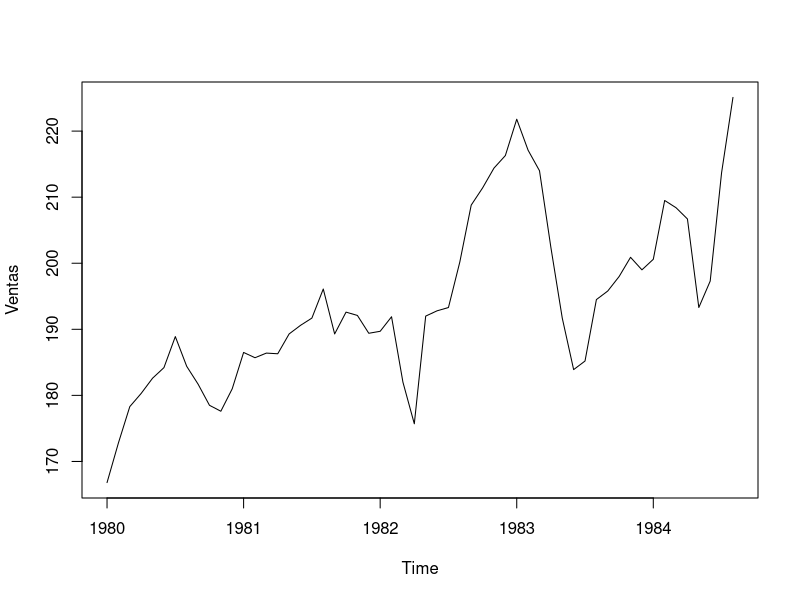
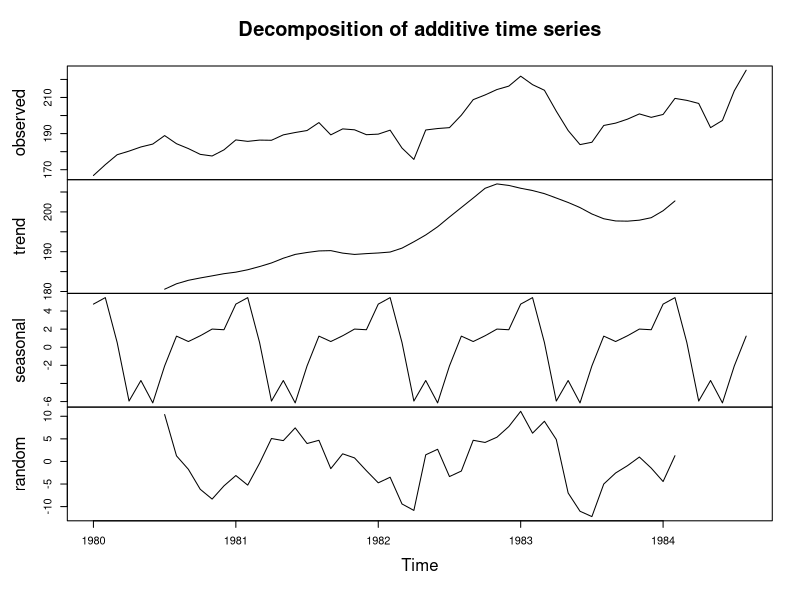
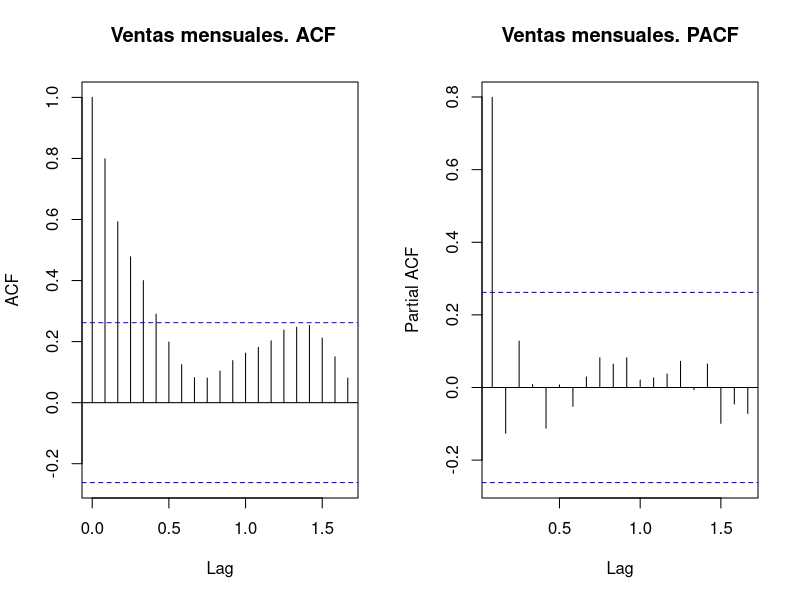
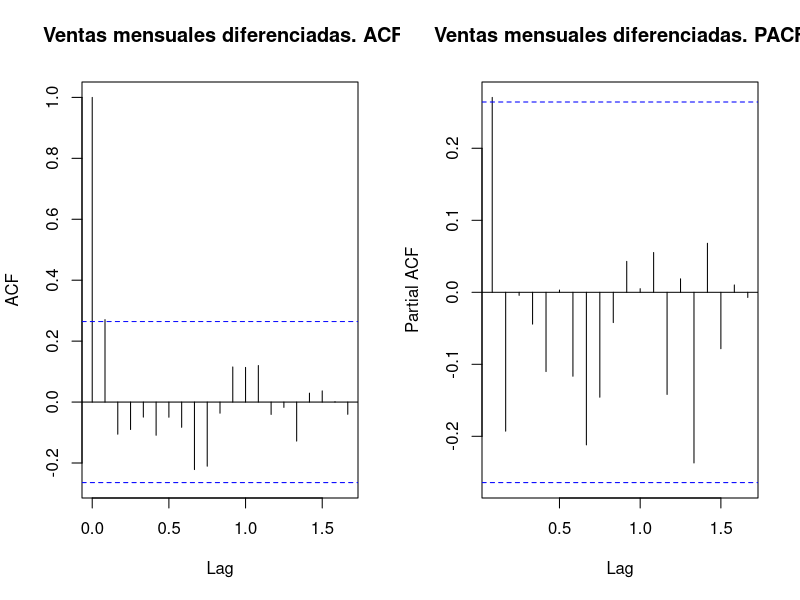
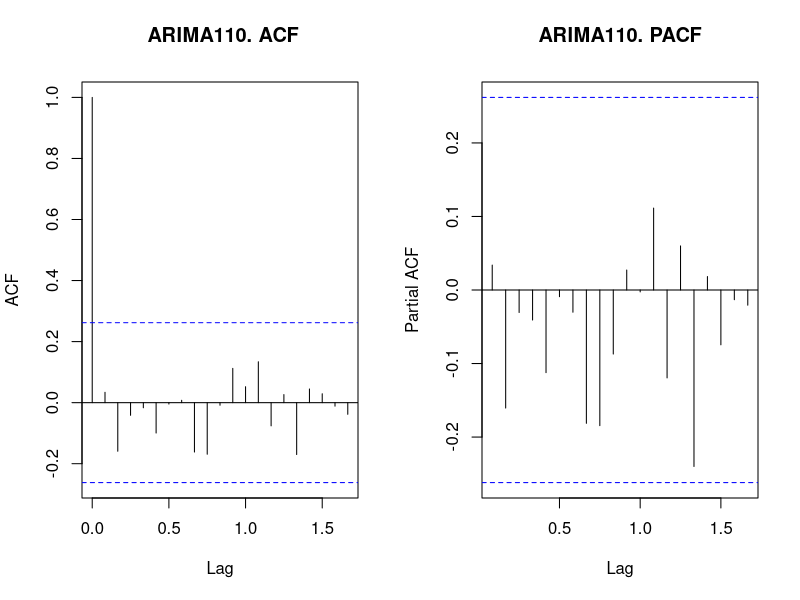
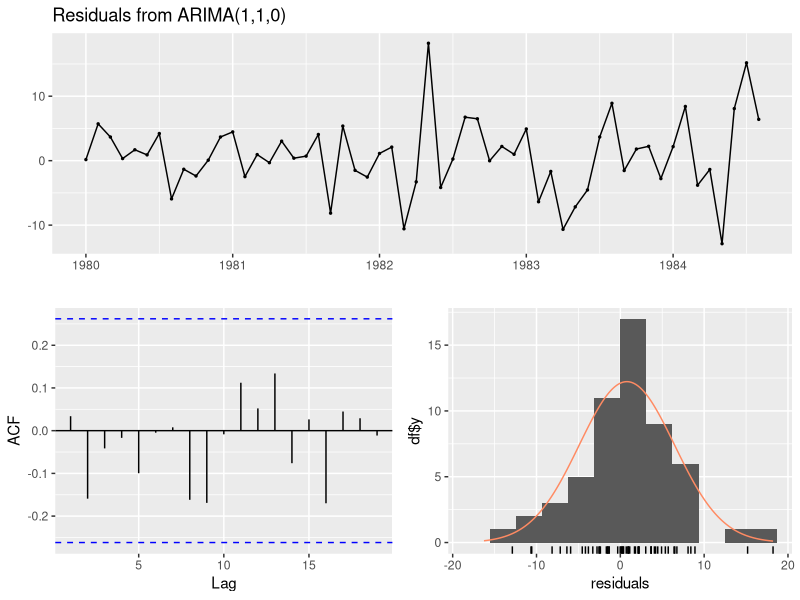

Recreate these plots in R, in order.
## ---- chunk 1

library(readxl)
ventas <- read_excel("class-5/Datos para ARIMA.xlsx", 
                               sheet = "ventas")
View(ventas)
#ventas <- read_excel("~/Desktop/Universidad/ECONOMETRIA 2020-2023/series de tiempo econometria/ventas.xlsx")
library(forecast)
library(datasets)
library(stats)
library(ggplot2)
library(tseries)
library(lmtest)
## ---- chunk 2
### ARIMA################
#Suponemos ventas mensuales
#Chequeamos estructura de los datos, modificamos a df y luego en series
str(ventas)
ventasdf<-data.frame(ventas)
str(ventasdf)
is.ts(ventasdf)
tsventas= ts(ventasdf, start = c(1980,1), frequency = 12)
## ---- chunk 3
is.ts(tsventas)
head(tsventas)
### GRAFICO DE LA SERIE, AFC Y PACF############
### recordar lo de ruido blanco
plot.ts(tsventas) 
### preguntas
#que observa?
#### componentes de la serie ADITIVO###
componentes <- decompose(tsventas)
plot(componentes)
#### componentes de la serie MULTIPLICATIVO###
## ---- chunk 4

#### graficamos acf y pacf ##
par1<-par(mfrow=c(1,2))
acf(tsventas, main=" Ventas mensuales. ACF", lag.max=20)
pacf(tsventas, main="Ventas mensuales. PACF", lag.max=20)
par(par1)
### test aumentado de dickey fuller ###
adf.test(tsventas)## nos da que la serie es no estacionaria (cual es la ho?) por ende debemos transfromarla.
kpss.test(tsventas) ### Ho?
##### Diferenciacion para ver si es estacionaria####
adf.test(diff(tsventas)) 
### otra alternativa para observar cuanto necesitamos diferenciar en nivel###
ndiffs(tsventas, test = "adf") ## nos dice que se necesita una diferencia para sea estacionaria.
### En caso de diferenciar mas veces###
dif1tsventas<-diff(tsventas)
dif2tsventas<-diff(dif1tsventas)
adf.test(dif2tsventas) ## rechazamos la ho de no estacionariedad
kpss.test(diff(dif2tsventas))#aceptamos la ho de estacionariedad.
## ---- chunk 5

### graficamos los acf y pacf de la serie diferenciada #####
par(mfrow=c(1,2))
acf(dif1tsventas, main=" Ventas mensuales diferenciadas. ACF", lag.max=20)
pacf(dif1tsventas, main="Ventas mensuales diferenciadas. PACF", lag.max=20)
# se observa en los acf y pacf que la serie diferenciada es estacionaria ###
#### Estimamos un arima (1,1,0) de acuerdo a lo observado
ARIMA110 <- arima(tsventas, order = c(1,1,0))
print (ARIMA110)
coeftest(ARIMA110)
###Chequeo de los residuos###
acf(ARIMA110$residuals, main=" ARIMA110. ACF", lag.max=20)
pacf(ARIMA110$residuals, main="ARIMA110. PACF", lag.max=20)
checkresiduals(ARIMA110)
### utilizamos el autoarima### observar que se usa en nivel sin modificar la serie
auto.arima(tsventas) 
ARIMA011 <- arima(tsventas, order = c(0,1,1))
print (ARIMA011)
coeftest(ARIMA011)
## test de autocorrelacion ho=no autocorrelacion, como estimamos un ma1 solo colocamos en fitdf un solo parametro
Box.test(ARIMA011$residuals, type = "Ljung-Box", lag = 20, fitdf = 1)
